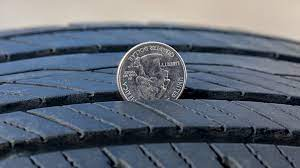
#> input picture data/coin2.jpeg, 300 x 168 px, found by its file name
$ python test_tire_img.py
#> lines starting #> are read from the running program, lines starting #| are printed output that depends on the picture; after the words box and inside, x2 and y2 are one past the last pixel; in counts of white or black regions, pixels touching at a corner belong together; long printed decimals are rounded
import cv2
import numpy as np

# Known diameter of the coin (e.g., in millimeters)
KNOWN_DIAMETER = 0.9551  # Diameter of a US quarter in millimeters


def calculate_pixel_to_real_ratio(known_diameter, pixel_diameter):
    return known_diameter / pixel_diameter


def calculate_depth(pixel_to_real_ratio, pixel_diameter):
    print("pr",pixel_to_real_ratio,"PD",pixel_diameter)
    real_diameter =  25.4* pixel_to_real_ratio
    depth = real_diameter - KNOWN_DIAMETER
    print("kd",KNOWN_DIAMETER)
    print("rd",real_diameter,"dep",depth)
    return depth


def process_image(image_path):
    image = cv2.imread(image_path)
#> image is the input picture: shape (168, 300, 3); mean B, G, R 118.1, 105.3, 96.4
    if image is None:
        print(f"Error: Unable to open image file {image_path}")
        return

    # Convert the image to grayscale
    gray = cv2.cvtColor(image, cv2.COLOR_BGR2GRAY)
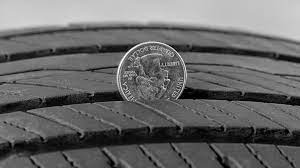
#> gray: shape (168, 300); min 0, max 255, mean 104.2

    # Apply Gaussian blur to reduce noise and improve circle detection
    blurred = cv2.GaussianBlur(gray, (9, 9), 2)
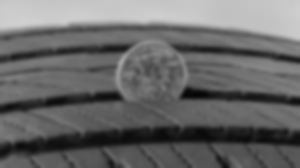
#> blurred: shape (168, 300); min 4, max 208, mean 104.2

    # Apply the Hough Circle Transform to detect circles
    circles = cv2.HoughCircles(blurred, cv2.HOUGH_GRADIENT, dp=1.2, minDist=50,
                               param1=50, param2=30, minRadius=10, maxRadius=50)
#> circles = [[151.8, 75, 36.04], [214.2, 95.4, 49.24]]

    if circles is not None:
        circles = np.round(circles[0, :]).astype("int")
#> circles = [[152, 75, 36], [214, 95, 49]]

        coin_detected = False
        for (x, y, r) in circles:
            # Assuming the coin has the largest radius among detected circles
            if r > 10:  # Adjust the threshold value as needed
                coin_detected = True
                pixel_diameter = r * 2
                cv2.circle(image, (x, y), r, (0, 255, 0), 2)
                cv2.putText(image, f"Coin", (x - 10, y - 10), cv2.FONT_HERSHEY_SIMPLEX, 0.5, (0, 255, 0), 2)
                break
#> this loop made 1 pass
#> (x, y, r, coin_detected, pixel_diameter) on pass 1: (152, 75, 36, True, 72)
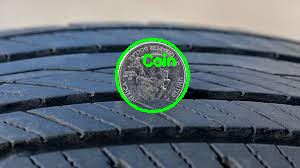
#> image: shape (168, 300, 3); 1.79% of pixels changed, all inside (x1, y1, x2, y2) = (115, 38, 190, 113)

        if coin_detected:
            # Calculate pixel-to-real world ratio
            pixel_to_real_ratio = calculate_pixel_to_real_ratio(KNOWN_DIAMETER, pixel_diameter)
#> pixel_to_real_ratio = 0.0133

            # Calculate depth
            depth = calculate_depth(pixel_to_real_ratio, pixel_diameter)
#| pr 0.01327 PD 72
#> in calculate_depth, `real_diameter =  25.4* pixel_to_real_ratio`: real_diameter = 0.337
#> in calculate_depth, `depth = real_diameter - KNOWN_DIAMETER`: depth = -0.618
#| rd 0.3369 dep -0.6182
#> depth = -0.618
            cv2.putText(image, f"Tread Depth: {depth:.2f} mm", (50, 50), cv2.FONT_HERSHEY_SIMPLEX, 0.5, (0, 255, 0), 2)
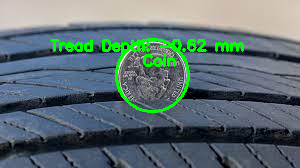
#> image: shape (168, 300, 3); 2.16% of pixels changed, all inside (x1, y1, x2, y2) = (50, 39, 244, 55)

            # Save the image to a file
            output_image_path = 'output_image.jpg'
            cv2.imwrite(output_image_path, image)
            print(f"Processed image saved as {output_image_path}")
        else:
            print("Error: No coin detected in the image.")
    else:
        print("Error: No circles detected in the image.")


if __name__ == "__main__":
    image_path = 'C:\\Users\\ergou\\PycharmProjects\\pythonProject\\tire_tread_depth_api\\data\\coin2.jpeg'  # Replace with the path to your image file
    process_image(image_path)
